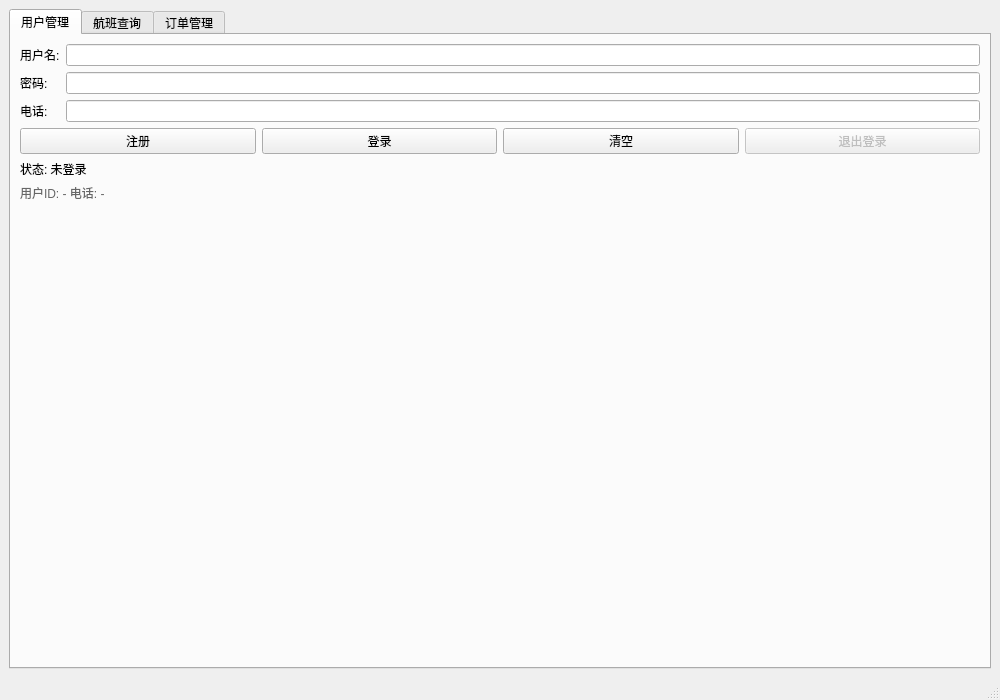
<?xml version="1.0" encoding="UTF-8"?>
<ui version="4.0">
 <class>MainWindow</class>
 <widget class="QMainWindow" name="MainWindow">
  <property name="geometry">
   <rect>
    <x>0</x>
    <y>0</y>
    <width>1000</width>
    <height>700</height>
   </rect>
  </property>
  <property name="windowTitle">
   <string>航班票务管理系统</string>
  </property>
  <property name="toolButtonStyle">
   <enum>Qt::ToolButtonStyle::ToolButtonIconOnly</enum>
  </property>
  <widget class="QWidget" name="centralwidget">
   <layout class="QVBoxLayout" name="verticalLayout">
    <item>
     <widget class="QTabWidget" name="tabWidget">
      <property name="currentIndex">
       <number>0</number>
      </property>
      <widget class="QWidget" name="tab_user">
       <attribute name="title">
        <string>用户管理</string>
       </attribute>
       <layout class="QFormLayout" name="formLayout">
        <item row="0" column="0">
         <widget class="QLabel" name="label">
          <property name="text">
           <string>用户名:</string>
          </property>
         </widget>
        </item>
        <item row="0" column="1">
         <widget class="QLineEdit" name="lineEdit_username"/>
        </item>
        <item row="1" column="0">
         <widget class="QLabel" name="label_2">
          <property name="text">
           <string>密码:</string>
          </property>
         </widget>
        </item>
        <item row="1" column="1">
         <widget class="QLineEdit" name="lineEdit_password">
          <property name="echoMode">
           <enum>QLineEdit::EchoMode::Password</enum>
          </property>
         </widget>
        </item>
        <item row="2" column="0">
         <widget class="QLabel" name="label_3">
          <property name="text">
           <string>电话:</string>
          </property>
         </widget>
        </item>
        <item row="2" column="1">
         <widget class="QLineEdit" name="lineEdit_phone"/>
        </item>
        <item row="3" column="0" colspan="2">
         <layout class="QHBoxLayout" name="horizontalLayout">
          <item>
           <widget class="QPushButton" name="btn_register">
            <property name="text">
             <string>注册</string>
            </property>
           </widget>
          </item>
          <item>
           <widget class="QPushButton" name="btn_login">
            <property name="text">
             <string>登录</string>
            </property>
           </widget>
          </item>
          <item>
           <widget class="QPushButton" name="btn_clear_input">
            <property name="text">
             <string>清空</string>
            </property>
           </widget>
          </item>
          <item>
           <widget class="QPushButton" name="btn_logout">
            <property name="enabled">
             <bool>false</bool>
            </property>
            <property name="text">
             <string>退出登录</string>
            </property>
           </widget>
          </item>
         </layout>
        </item>
        <item row="4" column="0" colspan="2">
         <widget class="QLabel" name="lbl_user_status">
          <property name="text">
           <string>状态: 未登录</string>
          </property>
         </widget>
        </item>
        <item row="5" column="0" colspan="2">
         <widget class="QLabel" name="lbl_user_detail">
          <property name="styleSheet">
           <string>color: #666; font-size: 12px;</string>
          </property>
          <property name="text">
           <string>用户ID: - 电话: -</string>
          </property>
         </widget>
        </item>
       </layout>
      </widget>
      <widget class="QWidget" name="tab_flight">
       <attribute name="title">
        <string>航班查询</string>
       </attribute>
       <layout class="QVBoxLayout" name="verticalLayout_2">
        <item>
         <layout class="QHBoxLayout" name="horizontalLayout_2">
          <item>
           <widget class="QLabel" name="label_4">
            <property name="text">
             <string>出发地:</string>
            </property>
           </widget>
          </item>
          <item>
           <widget class="QLineEdit" name="lineEdit_origin"/>
          </item>
          <item>
           <widget class="QLabel" name="label_5">
            <property name="text">
             <string>目的地:</string>
            </property>
           </widget>
          </item>
          <item>
           <widget class="QLineEdit" name="lineEdit_dest"/>
          </item>
          <item>
           <widget class="QPushButton" name="btn_query">
            <property name="text">
             <string>查询</string>
            </property>
           </widget>
          </item>
          <item>
           <widget class="QPushButton" name="btn_clear_conditions">
            <property name="text">
             <string>清空条件</string>
            </property>
           </widget>
          </item>
         </layout>
        </item>
        <item>
         <layout class="QHBoxLayout" name="horizontalLayout_time">
          <item>
           <widget class="QLabel" name="label_departure_from">
            <property name="text">
             <string>起飞时间从:</string>
            </property>
           </widget>
          </item>
          <item>
           <widget class="QDateTimeEdit" name="dateTimeEdit_from">
            <property name="dateTime">
             <datetime>
              <hour>0</hour>
              <minute>0</minute>
              <second>0</second>
              <year>2024</year>
              <month>1</month>
              <day>1</day>
             </datetime>
            </property>
            <property name="calendarPopup">
             <bool>true</bool>
            </property>
           </widget>
          </item>
          <item>
           <widget class="QLabel" name="label_departure_to">
            <property name="text">
             <string>至:</string>
            </property>
           </widget>
          </item>
          <item>
           <widget class="QDateTimeEdit" name="dateTimeEdit_to">
            <property name="dateTime">
             <datetime>
              <hour>23</hour>
              <minute>59</minute>
              <second>59</second>
              <year>2024</year>
              <month>12</month>
              <day>31</day>
             </datetime>
            </property>
            <property name="calendarPopup">
             <bool>true</bool>
            </property>
           </widget>
          </item>
          <item>
           <spacer>
            <property name="orientation">
             <enum>Qt::Orientation::Horizontal</enum>
            </property>
            <property name="sizeHint" stdset="0">
             <size>
              <width>40</width>
              <height>20</height>
             </size>
            </property>
           </spacer>
          </item>
         </layout>
        </item>
        <item>
         <layout class="QHBoxLayout" name="horizontalLayout_sort">
          <item>
           <widget class="QLabel" name="label_sort">
            <property name="text">
             <string>排序:</string>
            </property>
           </widget>
          </item>
          <item>
           <widget class="QRadioButton" name="radioButton_price_low_high">
            <property name="text">
             <string>价格从低到高</string>
            </property>
            <property name="checked">
             <bool>true</bool>
            </property>
           </widget>
          </item>
          <item>
           <widget class="QRadioButton" name="radioButton_price_high_low">
            <property name="text">
             <string>价格从高到低</string>
            </property>
           </widget>
          </item>
          <item>
           <widget class="QRadioButton" name="radioButton_by_seats">
            <property name="text">
             <string>按余票排序</string>
            </property>
           </widget>
          </item>
          <item>
           <spacer>
            <property name="orientation">
             <enum>Qt::Orientation::Horizontal</enum>
            </property>
            <property name="sizeHint" stdset="0">
             <size>
              <width>40</width>
              <height>20</height>
             </size>
            </property>
           </spacer>
          </item>
          <item>
           <widget class="QPushButton" name="btn_quick_book">
            <property name="styleSheet">
             <string>background-color: #4CAF50; color: white; font-weight: bold;</string>
            </property>
            <property name="text">
             <string>快速预订选中航班</string>
            </property>
           </widget>
          </item>
         </layout>
        </item>
        <item>
         <widget class="QPushButton" name="btn_add_test_flight">
          <property name="text">
           <string>添加测试航班数据</string>
          </property>
         </widget>
        </item>
        <item>
         <widget class="QTableWidget" name="table_flights">
          <column>
           <property name="text">
            <string>ID</string>
           </property>
          </column>
          <column>
           <property name="text">
            <string>航班号</string>
           </property>
          </column>
          <column>
           <property name="text">
            <string>出发地</string>
           </property>
          </column>
          <column>
           <property name="text">
            <string>目的地</string>
           </property>
          </column>
          <column>
           <property name="text">
            <string>机场详情</string>
           </property>
          </column>
          <column>
           <property name="text">
            <string>价格</string>
           </property>
          </column>
          <column>
           <property name="text">
            <string>飞行时长(h)</string>
           </property>
          </column>
          <column>
           <property name="text">
            <string>余票</string>
           </property>
          </column>
          <column>
           <property name="text">
            <string>起飞时间</string>
           </property>
          </column>
          <column>
           <property name="text">
            <string>到达时间</string>
           </property>
          </column>
         </widget>
        </item>
       </layout>
      </widget>
      <widget class="QWidget" name="tab_order">
       <attribute name="title">
        <string>订单管理</string>
       </attribute>
       <layout class="QVBoxLayout" name="verticalLayout_3">
        <item>
         <layout class="QHBoxLayout" name="horizontalLayout_3">
          <item>
           <widget class="QPushButton" name="btn_cancel_order">
            <property name="styleSheet">
             <string>background-color: #f44336; color: white;</string>
            </property>
            <property name="text">
             <string>取消选中订单</string>
            </property>
           </widget>
          </item>
         </layout>
        </item>
        <item>
         <widget class="QLabel" name="lbl_order_stats">
          <property name="styleSheet">
           <string>color: #666; padding: 5px;</string>
          </property>
          <property name="text">
           <string>共有 0 个订单</string>
          </property>
         </widget>
        </item>
        <item>
         <widget class="QPushButton" name="btn_refresh_orders">
          <property name="text">
           <string>刷新我的订单</string>
          </property>
         </widget>
        </item>
        <item>
         <widget class="QListWidget" name="list_orders">
          <property name="alternatingRowColors">
           <bool>true</bool>
          </property>
         </widget>
        </item>
       </layout>
      </widget>
     </widget>
    </item>
   </layout>
  </widget>
  <widget class="QMenuBar" name="menubar">
   <property name="geometry">
    <rect>
     <x>0</x>
     <y>0</y>
     <width>1000</width>
     <height>20</height>
    </rect>
   </property>
  </widget>
  <widget class="QStatusBar" name="statusbar"/>
 </widget>
 <resources/>
 <connections/>
</ui>
